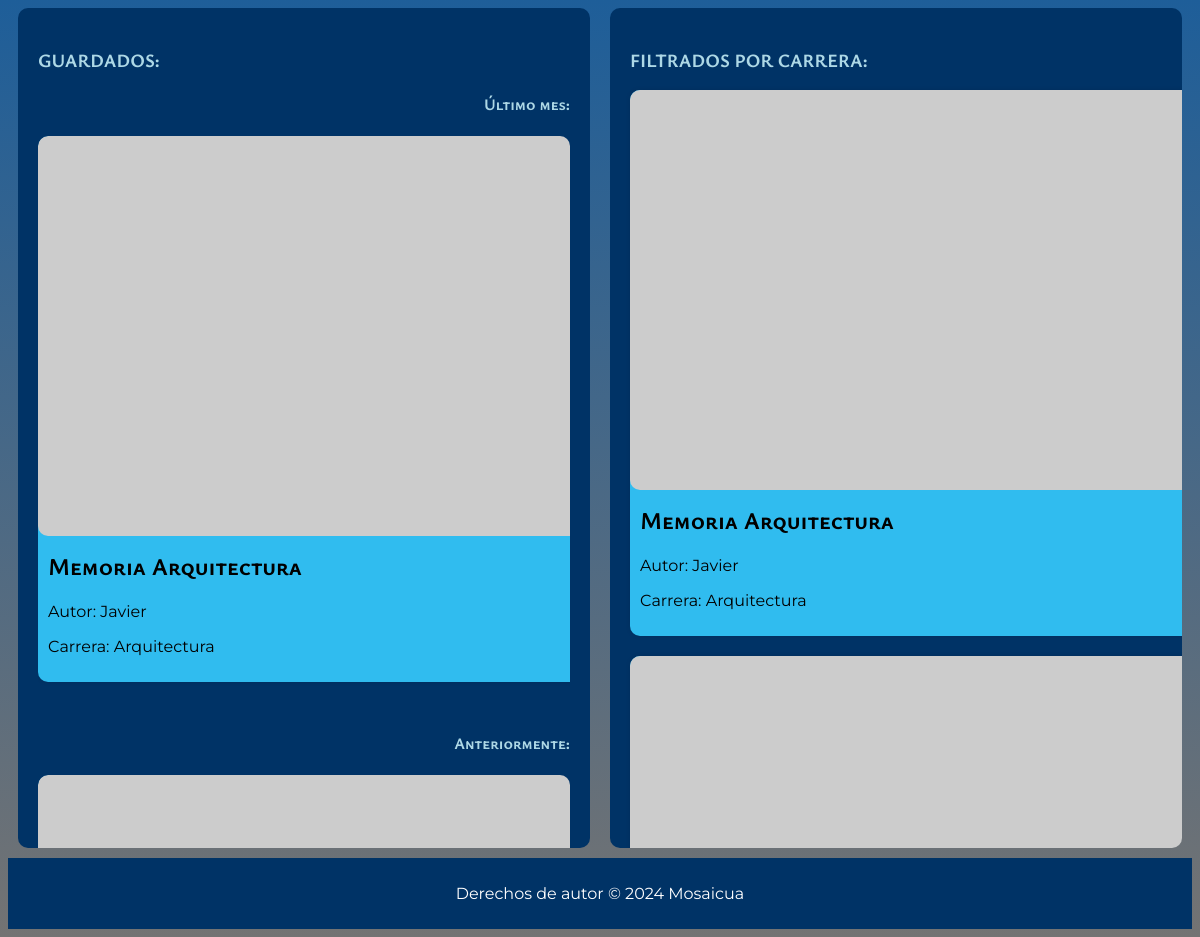
The app's page /colecciones.php, older data.
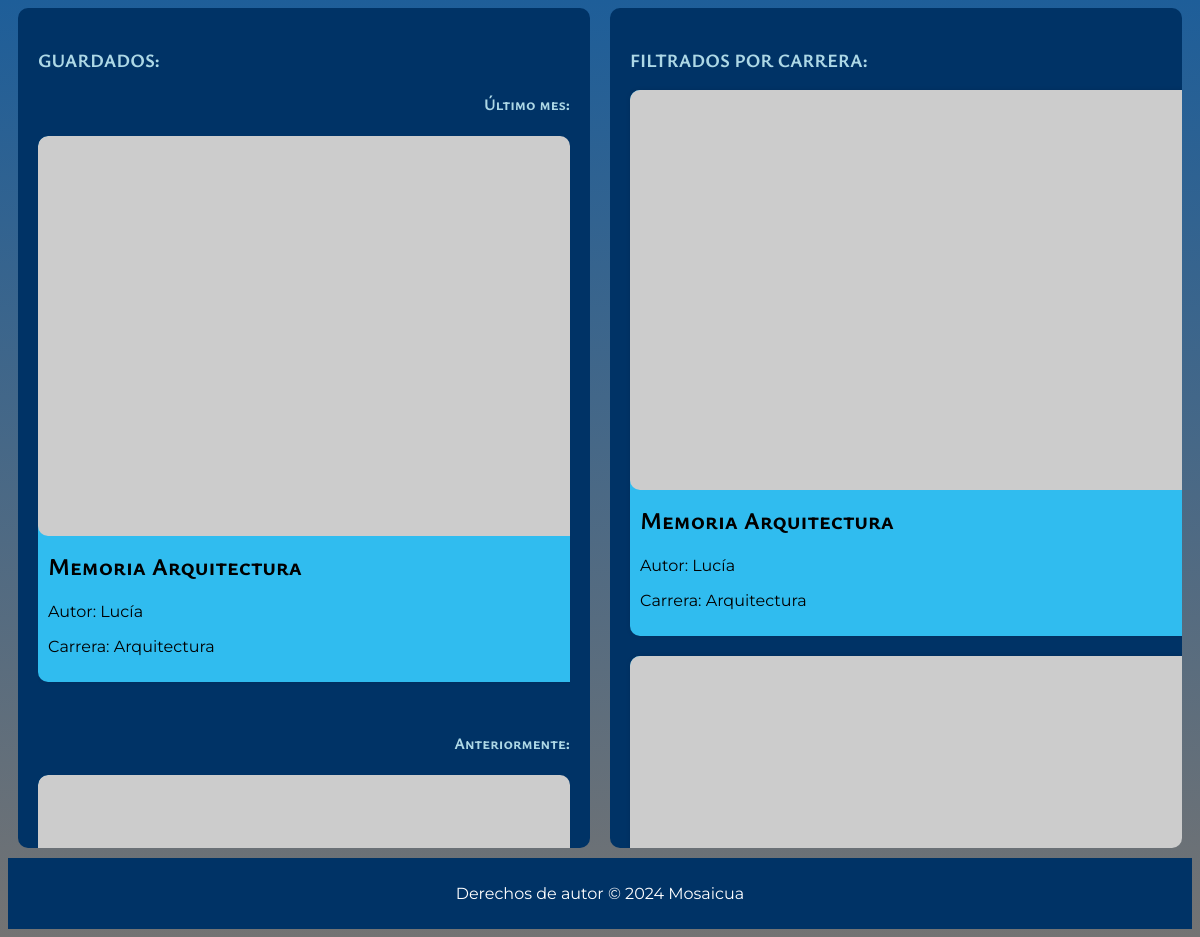
The same page, newer data.
### tables this page shows
CREATE TABLE `publicacion` (
  `idPublicacion` int(11) NOT NULL,
  `Nombre` varchar(20) NOT NULL,
  `carrera` int(11) NOT NULL,
  `tipo` int(11) NOT NULL,
  `valoracion` int(11) NOT NULL,
  `fecha` date NOT NULL,
  `autor` varchar(20) NOT NULL
);

CREATE TABLE `estudio` (
  `idEstudio` int(11) NOT NULL,
  `Nombre` varchar(20) NOT NULL,
  `Universidad` varchar(20) NOT NULL
);

### colecciones.php (the view, shortened to what this page needs)
<?php
$servername = "localhost";
$username = "admin";
$password = "admin";
$dbname = "ua";
$conn = new mysqli($servername, $username, $password, $dbname);
$publicaciones = array();
$sql = "SELECT p.*, e.Nombre AS nombreCarrera FROM publicacion p JOIN estudio e ON p.carrera = e.idEstudio";
$result = $conn->query($sql);
if ($result->num_rows > 0) {
    while ($row = $result->fetch_assoc()) {
        $publicaciones[] = $row;
    }
} else {
    echo "No se encontraron publicaciones.";
}
?>
<!DOCTYPE html>
<html lang="es">
<head>
    <link id="default-stylesheet" rel="stylesheet" href="style/colecciones.css">
    <link id="night-stylesheet" rel="stylesheet" href="style/funcionales/noche/coleccionesN.css" disabled>
    <link id="high-contrast-stylesheet" rel="stylesheet" href="style/funcionales/contraste/coleccionesC.css" disabled>
    <link id="read-mode-stylesheet" rel="stylesheet" href="style/funcionales/lectura/coleccionesS.css" disabled>
    <link rel="stylesheet" href="fontello-10643fc5/css/fontello.css">
</head>
<body>
    <div class="container">
        <div class="left-column">
            <h3 style="color: lightblue;">GUARDADOS:</h3>
            <h4 style="color: lightblue; text-align: right;">Último mes:</h4>
            <div class="carousel-wrapper">
                <div class="carousel" style="margin-bottom: 30px;">
                    <?php
                    foreach ($publicaciones as $publicacion) {
                        $idPublicacion = isset($publicacion['idPublicacion']) ? $publicacion['idPublicacion'] : '';
                        $nombre = isset($publicacion['Nombre']) ? $publicacion['Nombre'] : 'Nombre no disponible';
                        $autor = isset($publicacion['autor']) ? $publicacion['autor'] : 'Autor no disponible';
                        $carrera = isset($publicacion['nombreCarrera']) ? $publicacion['nombreCarrera'] : 'Carrera no disponible';
                        echo '<div class="card">';
                        echo '<img src="' . (isset($imagenes[$idPublicacion]) ? htmlspecialchars($imagenes[$idPublicacion]) : 'https://picsum.photos/600/400?random=' . htmlspecialchars($idPublicacion)) . '" alt="' . htmlspecialchars($nombre) . '" class="card-image">';
                        echo '<div class="card-content">';
                        echo '<h2>' . htmlspecialchars($nombre) . '</h2>';
                        echo '<p>Autor: ' . htmlspecialchars($autor) . '</p>';
                        echo '<p>Carrera: ' . htmlspecialchars($carrera) . '</p>';
                        echo '</div>';
                        echo '</div>';
                    }
                    ?>
                </div>
            </div>
            <h4 style="color: lightblue; text-align:right;">Anteriormente:</h4>
            <div class="carousel-wrapper">
                <div class="carousel">
                    <?php
                    foreach ($publicaciones as $publicacion) {
                        $idPublicacion = isset($publicacion['idPublicacion']) ? $publicacion['idPublicacion'] : '';
                        $nombre = isset($publicacion['Nombre']) ? $publicacion['Nombre'] : 'Nombre no disponible';
                        echo '<div class="card">';
                        echo '<img src="' . (isset($imagenes[$idPublicacion]) ? htmlspecialchars($imagenes[$idPublicacion]) : 'https://picsum.photos/600/400?random=' . htmlspecialchars($idPublicacion)) . '" alt="' . htmlspecialchars($nombre) . '" class="card-image">';
                        echo '</div>';
                    }
                    ?>
                </div>
            </div>
        </div>
        <div class="right-column">
            <h3 style="color: lightblue;">FILTRADOS POR CARRERA:</h3>
            <?php
            foreach ($publicaciones as $publicacion) {
                $idPublicacion = isset($publicacion['idPublicacion']) ? $publicacion['idPublicacion'] : '';
                $nombre = isset($publicacion['Nombre']) ? $publicacion['Nombre'] : 'Nombre no disponible';
                $autor = isset($publicacion['autor']) ? $publicacion['autor'] : 'Autor no disponible';
                $carrera = isset($publicacion['nombreCarrera']) ? $publicacion['nombreCarrera'] : 'Carrera no disponible';
                echo '<div class="card">';
                echo '<img src="' . (isset($imagenes[$idPublicacion]) ? htmlspecialchars($imagenes[$idPublicacion]) : 'https://picsum.photos/600/400?random=' . htmlspecialchars($idPublicacion)) . '" alt="' . htmlspecialchars($nombre) . '" class="card-image">';
                echo '<div class="card-content">';
                echo '<h2>' . htmlspecialchars($nombre) . '</h2>';
                echo '<p>Autor: ' . htmlspecialchars($autor) . '</p>';
                echo '<p>Carrera: ' . htmlspecialchars($carrera) . '</p>';
                echo '</div>';
                echo '</div>';
            }
            ?>
        </div>
    </div>
    <?php require_once 'pie.php' ?>
</body>
</html>

Row changes from the older to the newer data that the page shows:
changed publicacion "Memoria Arquitectura": autor "Javier" → "Lucía"
